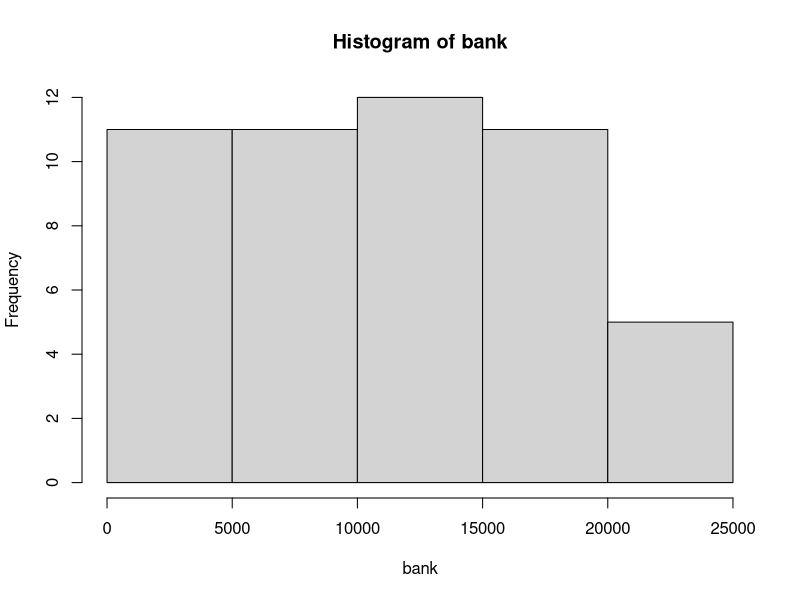

Recreate this plot in R. (Note: this script raises an error after producing the figure.)
## ---- chunk 1
knitr::opts_chunk$set(echo = TRUE)
require(tidyverse)
require(tidyverse)
require(knitr)
## ---- chunk 2
setsize = 35
odds = 4.7
bank=numeric()
## ---- chunk 3
bdays <- 1:365
class <- sample(bdays, size = setsize, replace = TRUE, prob = NULL)
sort(class)
betwin <- unique(class)
brownlowbucks = 0
nCLASS = 1000
## ---- chunk 4
for(j in 1:50){
  
  
for (i in 1:nCLASS){
class <- sample(bdays, size = setsize, replace = TRUE, prob = NULL)
length(class)
betwin = unique(class)
length(betwin)
brownlowbucks <- if(length(class) - length(betwin) >0) brownlowbucks = brownlowbucks+1 else brownlowbucks = brownlowbucks-2
}
bank[j] = brownlowbucks}
## ---- chunk 5
hist(bank)
## ---- chunk 6
BrLw(numClass = 35,odds=2.0,countoDo = 637)
## ---- chunk 7
BrLw(numClass = 35,odds=3.0,countoDo = 637)
## ---- chunk 8
BrLw(numClass = 35,odds=4.0,countoDo = 637)
## ---- chunk 9
BrLw(numClass = 34,odds=2.0,countoDo = 637)
## ---- chunk 10
BrLw(numClass = 31,odds=2.0,countoDo = 637)
## ---- chunk 11
BrLw(numClass = 29,odds=2.0,countoDo = 637)
## ---- chunk 12
BrLw(numClass = 28,odds=4.0,countoDo = 637)
## ---- chunk 13
fbank-numeric()
for(j in 1:1000){
  
fbank[j] = BrLw(numClass = 35,odds=2.0,countoDo = 637)}
